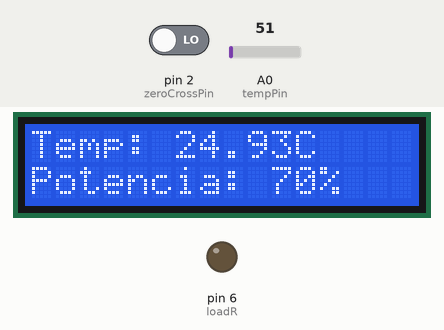
Bench run of a sketch on a simulated Arduino Uno, built with avr-gcc and run on an emulated ATmega328P. On the bench: 16×2 character LCD, output pins drawn as LEDs (lit = HIGH). Inputs (shaded band) come from the test bench; at power-on: A0 (tempPin) = 51, pin 2 (zeroCrossPin) LOW. What the sketch prints to the serial monitor is not drawn.

Above: at 1.2 s.
1.3 s: A0 (tempPin) set to 38
At 2.9 s:
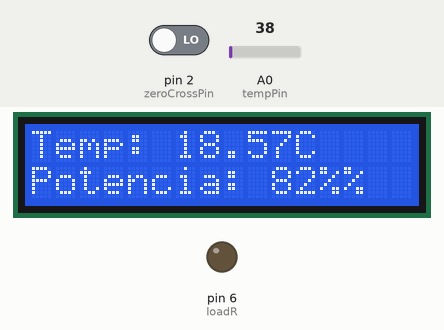
4.3 s: A0 (tempPin) set to 71
At 4.42 s:
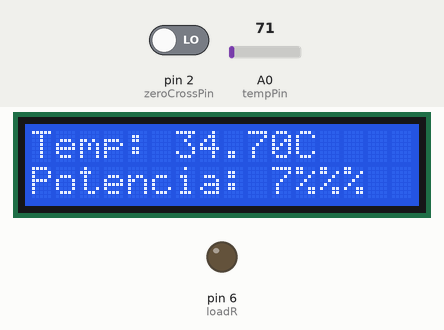
6.0 s: A0 (tempPin) set to 61
At 8.7 s:
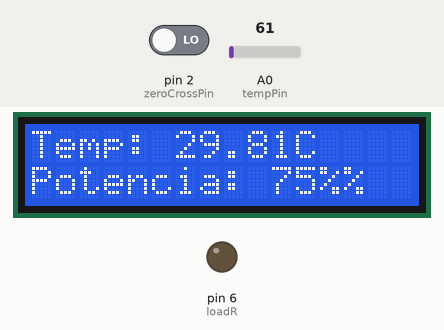
Timing chart, 0 to 10.2 s (numbered marks = the images above; inputs shaded):
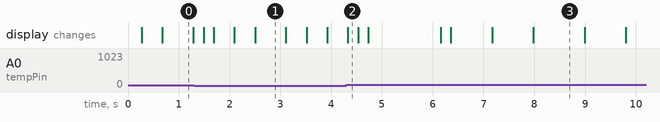

The sketch:

CODIGO.ino
```cpp
///////////////////////////////////////////
#include <PID_v1.h>
#include <LiquidCrystal.h> // Biblioteca para o LSET
LiquidCrystal lcd(8, 9, 10, 11, 12, 13);


// Configurações dos pinos
#define loadR 6            // Pino que ativa o TRIAC
#define zeroCrossPin 2      // Pino do zero-crossing
#define tempPin A0          // Pino para leitura da temperatura (sensor LM35, por exemplo)

// Variáveis para o controle PID
double setpoint = 40.0;    // Temperatura desejada em graus Celsius
double input = 0.0;        // Temperatura atual
double output = 128.0;     // Potência calculada (PWM entre 20 e 237)

// Ajustes do PID (ajuste conforme necessário)
double Kp = 3.18, Ki = 0.56, Kd = 1.45;
PID myPID(&input, &output, &setpoint, Kp, Ki, Kd, DIRECT);

// Variável de controle para o TRIAC
bool triacEnabled = false; // Define se o TRIAC deve ser ativado

void setup() {
  Serial.begin(9600);
  pinMode(loadR, OUTPUT);
  pinMode(zeroCrossPin, INPUT);

  // Configura a interrupção para o zero-crossing
  attachInterrupt(digitalPinToInterrupt(zeroCrossPin), zero_cross_int, RISING);

  // Inicializa o PID
  myPID.SetMode(AUTOMATIC);
  myPID.SetOutputLimits(20, 255); // PWM entre 0 (mínimo) e 255 (máximo)

  lcd.begin(16, 2); // Configura o LCD como 16 colunas e 2 linhas
  lcd.print("Temp:");        // Exibe o título na primeira linha
  lcd.setCursor(0, 1);       // Move o cursor para a segunda linha
  lcd.print("Potencia:");


}

void loop() {
  // Leitura da temperatura do sensor
  int sensorValue = analogRead(tempPin);  // Lê o valor analógico
  float voltage = sensorValue * (5.0 / 1023.0);  // Converte para tensão
  float tempLida = voltage * 100.0;  // Converte a tensão para temperatura em Celsius

  // Atualiza o PID
  input = tempLida; // Atualiza a variável input do PID com a temperatura lida
  myPID.Compute();

  // Controle do TRIAC
  if (tempLida <= setpoint) {
    triacEnabled = true; // Permite ativar o TRIAC
  } else {
    output = 0;         // Define a potência no mínimo
    triacEnabled = false; // Não permite ativar o TRIAC
  }

  // Define loadR como LOW se o output for 0
  if (output == 0) {
    digitalWrite(loadR, LOW);
  }

  // Leitura de comandos pela serial
  if (Serial.available() > 0) {
    String command = Serial.readStringUntil('\n'); // Lê até nova linha


    if (command.startsWith("SET:")) {
      String value = command.substring(4); // Pega o valor após "SET:"
      double newSetpoint = value.toDouble();

      if (newSetpoint > 0 && newSetpoint <= 99) { // Limita valores válidos do setpoint
        setpoint = newSetpoint; // Atualiza o setpoint
        // Recalcula o PID imediatamente após alterar o setpoint
        myPID.Compute();
  }}}

  // Formatação e envio dos dados pela Serial
  char outputStr[3];
  // Formata o PWM (output) com 3 dígitos, incluindo zeros à esquerda
  sprintf(outputStr, "%03d", (int)output);

  // Log da temperatura e setpoint
  Serial.print(tempLida, 2);
  Serial.print("|");
  Serial.println(outputStr);

   // Imprime a temperatura com 2 casas decimais

  int intensidade1 = (int)((output / 255.0) * 100);
  // Atualiza o LCD
  lcd.setCursor(6, 0); // Move o cursor para o final de "Temp:"
  lcd.print(tempLida); // Exibe a temperatura com 1 casa decimal
  lcd.print("C "); // Adiciona "C" para indicar graus Celsius

  lcd.setCursor(10, 1); // Move o cursor para o final de "Potencia:"
  lcd.print(intensidade1); // Exibe a potência (intensidade em %)
  lcd.print("%"); // Adiciona "%" para indicar porcentagem


 delay(200);// Aguarda 100 ms antes da próxima leitura
}

// Função de interrupção para controle do TRIAC
void zero_cross_int() {
  if (triacEnabled && output > 0) { // Só ativa o TRIAC se permitido e potência válida
    // Calcula o tempo de atraso para o ângulo de disparo
    int powertime = (260 - output) * 39; // 39 ~= (10000µs / 256)

    // Atraso para ajustar o ângulo de disparo
    delayMicroseconds(powertime);

    // Envia o pulso ao TRIAC
    digitalWrite(loadR, HIGH);
    delayMicroseconds(10); // Pulso curto para disparar o TRIAC
    digitalWrite(loadR, LOW);
  } else {
    digitalWrite(loadR, LOW); // Garante que o TRIAC esteja desligado
  }
}
```

Measured:
- the behaviour switches between 43 and 42 on A0 (tempPin) (found by bisection; images 0 and 1)
- after the input at 4.3 s, the display: changes at once (image 2)
- after the input at 6.0 s, the display: first changes after 0.15 s (image 3 shows a later state)
- what the display in image 0 shows lasts 0.6 s, from 0.7 s to 1.3 s
- what the display in image 3 shows lasts 1.0 s, from 8.0 s to 9.0 s
